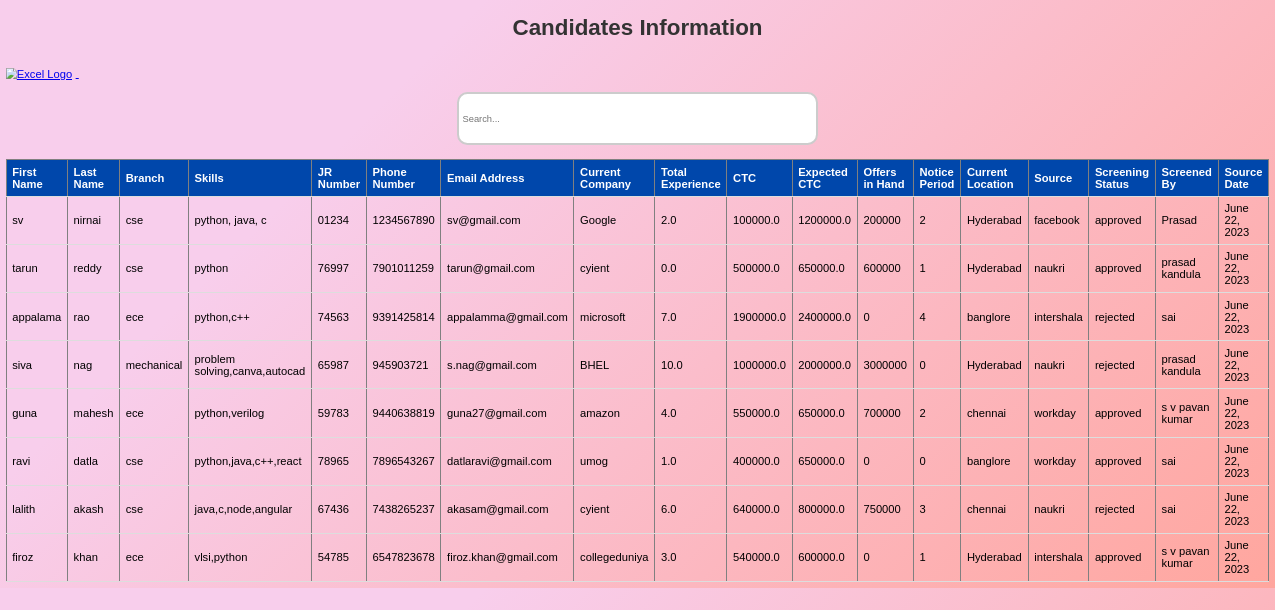
/candidates/, run on the app's committed database.
### details/models.py (models this page shows, shortened)
class Candidate(models.Model):
    first_name = models.CharField(max_length=100)
    last_name = models.CharField(max_length=100)
    branch = models.CharField(max_length=100)
    skills = models.CharField(max_length=200)
    jr_number = models.CharField(max_length=100)
    phone_number = models.CharField(max_length=20)
    email_address = models.EmailField()
    current_company = models.CharField(max_length=100)
    total_experience = models.FloatField()
    ctc = models.FloatField()
    expected_ctc = models.FloatField()
    offers_in_hand = models.IntegerField()
    notice_period = models.IntegerField()
    current_location = models.CharField(max_length=100)
    source = models.CharField(max_length=100)
    screening_status = models.CharField(max_length=100)
    screened_by = models.CharField(max_length=100)
    source_date = models.DateField(auto_now_add=True)

### details/views.py (the view)
# urls.py: path('candidates/', views.candidate_list, name='candidate_list'),
def candidate_list(request):
    candidates = Candidate.objects.all()
    context = {'candidates': candidates}
    return render(request, 'candidate_list.html', context)

### details/templates/candidate_list.html (shortened to what this page needs)
<!DOCTYPE html>
<html>
<head>
</head>
<head>
</head>
<body>
    <h1>Candidates Information</h1>
    <a href="../candidates/excel1/">
        <img src="https://download.logo.wine/logo/Microsoft_Excel/Microsoft_Excel-Logo.wine.png" alt="Excel Logo" class="logo-img">
    </a>
    <a href="http://127.0.0.1:8000/loginval/" class="excel-button1">
        <span class="back-button"></span>
    </a>
    <input type="text" id="searchInput" placeholder="Search..." onkeyup="filterTable()">
    <table border="1" id="candidateTable">
        <thead>
            <tr>
                <th>First Name</th>
                <th>Last Name</th>
                <th>Branch</th>
                <th>Skills</th>
                <th>JR Number</th>
                <th>Phone Number</th>
                <th>Email Address</th>
                <th>Current Company</th>
                <th>Total Experience</th>
                <th>CTC</th>
                <th>Expected CTC</th>
                <th>Offers in Hand</th>
                <th>Notice Period</th>
                <th>Current Location</th>
                <th>Source</th>
                <th>Screening Status</th>
                <th>Screened By</th>
                <th>Source Date</th>
            </tr>
        </thead>
        <tbody>
            {% for candidate in candidates %}
            <tr>
                <td>{{ candidate.first_name }}</td>
                <td>{{ candidate.last_name }}</td>
                <td>{{ candidate.branch }}</td>
                <td>{{ candidate.skills }}</td>
                <td>{{ candidate.jr_number }}</td>
                <td>{{ candidate.phone_number }}</td>
                <td>{{ candidate.email_address }}</td>
                <td>{{ candidate.current_company }}</td>
                <td>{{ candidate.total_experience }}</td>
                <td>{{ candidate.ctc }}</td>
                <td>{{ candidate.expected_ctc }}</td>
                <td>{{ candidate.offers_in_hand }}</td>
                <td>{{ candidate.notice_period }}</td>
                <td>{{ candidate.current_location }}</td>
                <td>{{ candidate.source }}</td>
                <td>{{ candidate.screening_status }}</td>
                <td>{{ candidate.screened_by }}</td>
                <td>{{ candidate.source_date }}</td>
            </tr>
            {% endfor %}
        </tbody>
    </table>
</body>
</html>

### details/templates/candidate_list.html (style rules this page uses)
body { font-family: Arial, sans-serif; background-image: linear-gradient(315deg, #ffa69e 0%, #f8ceec 74%); zoom: 70%; }
h1 { color: #333; text-align: center; }
table { width: 100%; border-collapse: collapse; margin-top: 20px; overflow-y: scroll; max-height: 500px; }
th, td { padding: 8px; text-align: left; border-bottom: 1px solid #ddd; }
thead { background-color: #0047ab; color: #fff; }
#searchInput { width: 300px; padding: 5px; border: 4px solid #ccc; border-radius: 15px; margin: 0 auto; display: block; height: 60px; width: 500px; }
.logo-img { width: 112px; height: 72px; margin-right: 5px; vertical-align: middle; }
.back-button { background-image: url('https://cdn-icons-png.flaticon.com/512/93/93634.png'); background-repeat: no-repeat; background-size: contain; width: 62px; height: 52px; display: inline-block; vertical-align: middle; margin-left: 1595px; }

### data on the page
Candidate: first_name "sv", last_name "nirnai", branch "cse", skills "python, java, c", jr_number "01234", phone_number "1234567890", email_address "sv@gmail.com", current_company "Google", total_experience "2.0", ctc "100000.0", expected_ctc "1200000.0", offers_in_hand "200000", notice_period "2", current_location "Hyderabad", source "facebook", screening_status "approved", screened_by "Prasad", source_date "June 22, 2023"
Candidate: first_name "tarun", last_name "reddy", branch "cse", skills "python", jr_number "76997", phone_number "7901011259", email_address "tarun@gmail.com", current_company "cyient", total_experience "0.0", ctc "500000.0", expected_ctc "650000.0", offers_in_hand "600000", notice_period "1", current_location "Hyderabad", source "naukri", screening_status "approved", screened_by "prasad kandula", source_date "June 22, 2023"
Candidate: first_name "appalama", last_name "rao", branch "ece", skills "python,c++", jr_number "74563", phone_number "9391425814", email_address "appalamma@gmail.com", current_company "microsoft", total_experience "7.0", ctc "1900000.0", expected_ctc "2400000.0", offers_in_hand "0", notice_period "4", current_location "banglore", source "intershala", screening_status "rejected", screened_by "sai", source_date "June 22, 2023"
Candidate: first_name "siva", last_name "nag", branch "mechanical", skills "problem solving,canva,autocad", jr_number "65987", phone_number "945903721", email_address "s.nag@gmail.com", current_company "BHEL", total_experience "10.0", ctc "1000000.0", expected_ctc "2000000.0", offers_in_hand "3000000", notice_period "0", current_location "Hyderabad", source "naukri", screening_status "rejected", screened_by "prasad kandula", source_date "June 22, 2023"
Candidate: first_name "guna", last_name "mahesh", branch "ece", skills "python,verilog", jr_number "59783", phone_number "9440638819", email_address "guna27@gmail.com", current_company "amazon", total_experience "4.0", ctc "550000.0", expected_ctc "650000.0", offers_in_hand "700000", notice_period "2", current_location "chennai", source "workday", screening_status "approved", screened_by "s v pavan kumar", source_date "June 22, 2023"
Candidate: first_name "ravi", last_name "datla", branch "cse", skills "python,java,c++,react", jr_number "78965", phone_number "7896543267", email_address "datlaravi@gmail.com", current_company "umog", total_experience "1.0", ctc "400000.0", expected_ctc "650000.0", offers_in_hand "0", notice_period "0", current_location "banglore", source "workday", screening_status "approved", screened_by "sai", source_date "June 22, 2023"
Candidate: first_name "lalith", last_name "akash", branch "cse", skills "java,c,node,angular", jr_number "67436", phone_number "7438265237", email_address "akasam@gmail.com", current_company "cyient", total_experience "6.0", ctc "640000.0", expected_ctc "800000.0", offers_in_hand "750000", notice_period "3", current_location "chennai", source "naukri", screening_status "rejected", screened_by "sai", source_date "June 22, 2023"
Candidate: first_name "firoz", last_name "khan", branch "ece", skills "vlsi,python", jr_number "54785", phone_number "6547823678", email_address "firoz.khan@gmail.com", current_company "collegeduniya", total_experience "3.0", ctc "540000.0", expected_ctc "600000.0", offers_in_hand "0", notice_period "1", current_location "Hyderabad", source "intershala", screening_status "approved", screened_by "s v pavan kumar", source_date "June 22, 2023"
